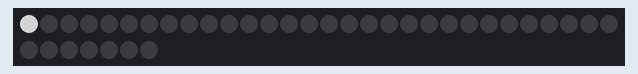
Bench run of a sketch on a simulated Arduino Uno, built for the host (arithmetic inside an expression is 32-bit, double 64-bit). Parts: 37 RGB LEDs in strip order, left to right, continuing on the next row. Dim RGB values are drawn brighter than linear.

Above: at 0.4 s.
At 3.9 s:
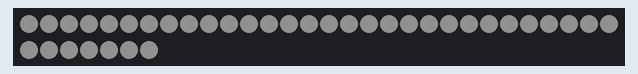
At 4.4 s:
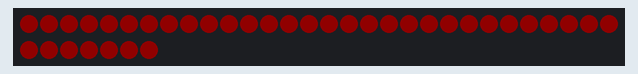
At 4.9 s:
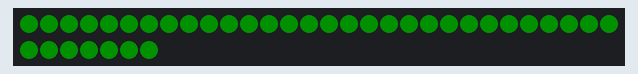
At 5.4 s:
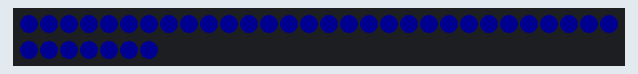
At 9.88 s:
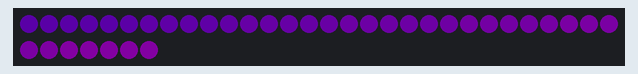

Measured:
- by itself, everything shown: repeats every 9.0 s, in 100 steps
- what the display in image 1 shows lasts 0.5 s, from 3.8 s to 4.3 s

The sketch:

neopixel.ino
```cpp
/* NeoPixel フルカラーLEDを制御します。
PA1ピンにNeoPixel信号線を接続してください。

バージョン1.12.3以降の Adafruit_Neopixel ライブラリをインストールしてください。

このコードでは、37個のNeoPixelを制御します。
*/

// NeoPixel LEDの個数
#define NEOPIXELS_COUNT 37
#define PIN_NEOPIXEL PA0


#include <Adafruit_NeoPixel.h>
Adafruit_NeoPixel pixels(NEOPIXELS_COUNT, PIN_NEOPIXEL, NEO_GRB + NEO_KHZ800);

void setup() {
  pixels.begin();
  pixels.clear();
  pixels.show();

  for (int i = 0; i < 4; i++) {
    pixels.clear();
    pixels.show();
    delay(100);
    pixels.setPixelColor(0, 128, 128, 128);
    pixels.show();
    delay(100);
  }
}

void loop() {
  showSinglePixel();
  showAllPixels();
  showHue();
}

byte hueCurve(int x) {
  x += 1024/3;
  x = x % 1024;
  return max(255-abs(255-x*(255.0*3/1024)), 0.0);
}

uint32_t getHue(int hue) {
  byte r = hueCurve(hue);
  byte g = hueCurve(hue+(1024*2)/3);
  byte b = hueCurve(hue+1024/3);
  return r << 16 | g << 8 | b;
}


void setAllPixels(uint32_t color) {
  uint8_t r = color >> 16;
  uint8_t g = color >> 8;
  uint8_t b = color;
  for (int i = 0; i < 37; i++) {
    pixels.setPixelColor(i, r, g, b);
  }
  pixels.show();
}

void showAllPixels() {
  setAllPixels(0x101010);
  delay(500);
  setAllPixels(0x100000);
  delay(500);
  setAllPixels(0x001000);
  delay(500);
  setAllPixels(0x000010);
  delay(500);
}

void showSinglePixel() {
  for (unsigned long t = millis(); millis() - t < 1000;) {
    for (int i = 0; i < 37; i++) {
      pixels.clear();
      uint8_t r = i % 3 == 0 ? 128 : 0;
      uint8_t g = i % 3 == 1 ? 128 : 0;
      uint8_t b = i % 3 == 2 ? 128 : 0;
      pixels.setPixelColor(i, r, g, b);
      pixels.show();
      delay(80);
    }
  }
}

void showHue() {
  int cnt = 0;
  for (unsigned long t = millis(); millis() - t < 4000;) {
    for (int i = 0; i < NEOPIXELS_COUNT; i++) {
      uint32_t color = getHue(cnt);
      uint8_t r = color >> 16;
      uint8_t g = color >> 8;
      uint8_t b = color & 0xff;
      pixels.setPixelColor(i, r / 4, g / 4, b / 4);
      cnt += 1;
    }
    pixels.show();
    delay(50);
  }
}
```
